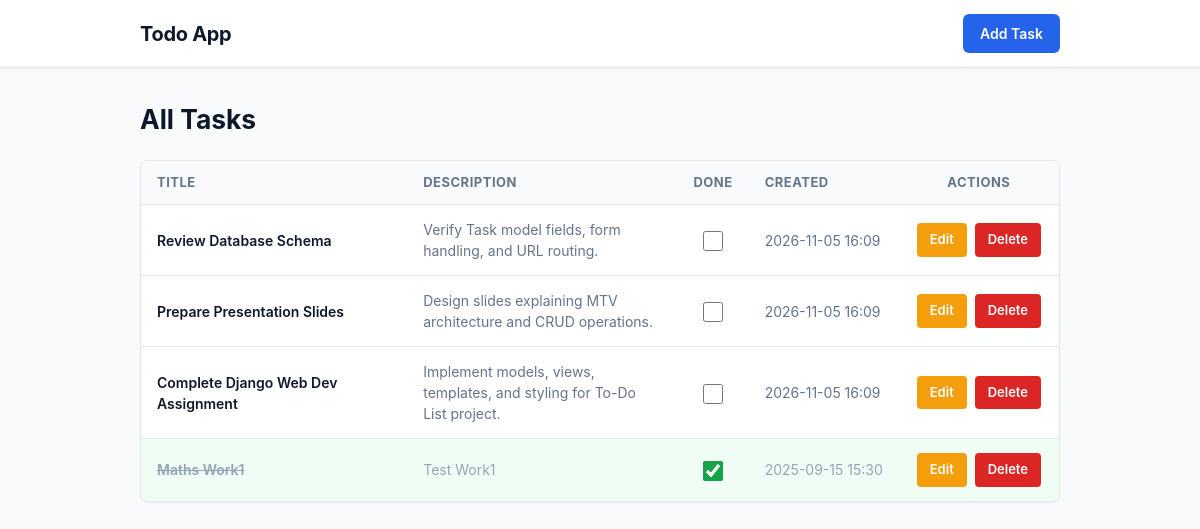
The page / on the database its author committed.
### to_do_list_app/models.py (models this page shows, shortened)
class Task(models.Model):
    title = models.CharField(max_length=200, help_text="Title of the task")
    description = models.TextField(blank=True, help_text="Detailed description of the task (optional)")
    done = models.BooleanField(default=False, verbose_name="Done")
    created_at = models.DateTimeField(default=timezone.now, verbose_name="Created At")
    class Meta:
        ordering = ['done', '-created_at']
        verbose_name = "Task"
        verbose_name_plural = "Tasks"

### to_do_list_app/views.py (the view)
# urls.py: path('', views.home, name='home'),
def home(request):
    tasks = Task.objects.all()
    return render(request, 'home.html', {'tasks': tasks})

### templates/home.html (shortened to what this page needs)
{% extends 'base.html' %}
{% load static %}
{% block content %}
<div class="container">
    <h1 class="page-title">All Tasks</h1>
    <div class="table-responsive">
        <table class="tasks-table">
            <thead>
                <tr>
                    <th>Title</th>
                    <th>Description</th>
                    <th style="text-align: center;">Done</th>
                    <th>Created</th>
                    <th style="text-align: center;">Actions</th>
                </tr>
            </thead>
            <tbody>
                {% for task in tasks %}
                <tr class="{% if task.done %}task-done{% endif %}">
                    <td class="task-title-cell">{{ task.title }}</td>
                    <td class="task-desc-cell">{{ task.description|default:"—" }}</td>
                    <td class="done-cell">
                        <form method="POST" action="{% url 'toggle_task' task.id %}" style="display: inline; margin: 0;">
                            <input
                                type="checkbox"
                                class="task-checkbox"
                                {% if task.done %}checked{% endif %}
                                onchange="this.form.submit()"
                                title="Click to toggle completion status"
                            >
                        </form>
                    </td>
                    <td class="created-cell">
                        {% if task.created_at %}
                            {{ task.created_at|date:"Y-m-d H:i" }}
                        {% else %}
                            {{ task.created }}
                        {% endif %}
                    </td>
                    <td class="actions-cell">
                        <a href="{% url 'edit_task' task.id %}" class="btn btn-edit">Edit</a>
                        <a href="{% url 'delete_task' task.id %}" class="btn btn-delete" onclick="return confirm('Are you sure you want to delete this task?');">Delete</a>
                    </td>
                </tr>
                {% empty %}
                <tr class="empty-state-row">
                    <td colspan="5">No tasks yet.</td>
                </tr>
                {% endfor %}
            </tbody>
        </table>
    </div>
</div>
{% endblock %}

### templates/base.html (shortened to what this page needs)
{% load static %}
<!DOCTYPE html>
<html lang="en">
<head>
    <link rel="stylesheet" href="{% static 'css/style.css' %}">
</head>
<body>
    {% include 'navbar.html' %}
    <main>
        {% block content %}{% endblock %}
    </main>
</body>
</html>

### templates/navbar.html
{% load static %}
<header class="navbar">
    <div class="navbar-container">
        <a href="{% url 'home' %}" class="brand">Todo App</a>
        <a href="{% url 'add_task' %}" class="btn btn-add">Add Task</a>
    </div>
</header>

### static/css/style.css (style rules this page uses)
:root { --primary: #2563eb; --primary-hover: #1d4ed8; --success: #16a34a; --success-light: #f0fdf4; --warning: #f59e0b; --warning-hover: #d97706; --danger: #dc2626; --danger-hover: #b91c1c; --secondary: #64748b; --secondary-hover: #475569; --bg-page: #f8fafc; --bg-surface: #ffffff; --border-color: #e2e8f0; --text-primary: #0f172a; --text-muted: #64748b; --font-stack: -apple-system, BlinkMacSystemFont, "Segoe UI", Roboto, "Helvetica Neue", Arial, sans-serif; --shadow-sm: 0 1px 2px 0 rgba(0, 0, 0, 0.05); --shadow-md: 0 4px 6px -1px rgba(0, 0, 0, 0.1), 0 2px 4px -2px rgba(0, 0, 0, 0.1); }
* { margin: 0; padding: 0; box-sizing: border-box; }
body { font-family: var(--font-stack); background-color: var(--bg-page); color: var(--text-primary); line-height: 1.5; -webkit-font-smoothing: antialiased; }
.navbar { background-color: var(--bg-surface); border-bottom: 1px solid var(--border-color); box-shadow: var(--shadow-sm); position: sticky; top: 0; z-index: 50; }
.navbar-container { max-width: 960px; margin: 0 auto; padding: 14px 20px; display: flex; justify-content: space-between; align-items: center; }
.brand { font-size: 1.25rem; font-weight: 700; color: var(--text-primary); text-decoration: none; letter-spacing: -0.3px; display: inline-flex; align-items: center; gap: 8px; }
.container { max-width: 960px; margin: 32px auto; padding: 0 20px; }
.page-title { font-size: 1.65rem; font-weight: 700; color: var(--text-primary); margin-bottom: 20px; }
.btn { display: inline-flex; align-items: center; justify-content: center; padding: 8px 16px; font-size: 14px; font-weight: 600; text-align: center; text-decoration: none; border-radius: 6px; border: 1px solid transparent; cursor: pointer; transition: all 0.15s ease-in-out; }
.btn-primary, .btn-add, .btn-save { background-color: var(--primary); color: #ffffff; }
.btn-edit { background-color: var(--warning); color: #ffffff; padding: 6px 12px; font-size: 13px; border-radius: 4px; }
.btn-delete { background-color: var(--danger); color: #ffffff; padding: 6px 12px; font-size: 13px; border-radius: 4px; }
.table-responsive { background-color: var(--bg-surface); border: 1px solid var(--border-color); border-radius: 8px; overflow: hidden; box-shadow: var(--shadow-sm); }
.tasks-table { width: 100%; border-collapse: collapse; text-align: left; }
.tasks-table thead { background-color: #f8fafc; border-bottom: 1px solid var(--border-color); }
.tasks-table th { padding: 12px 16px; font-size: 13px; font-weight: 700; text-transform: uppercase; letter-spacing: 0.5px; color: var(--secondary); }
.tasks-table td { padding: 14px 16px; font-size: 14px; border-bottom: 1px solid var(--border-color); vertical-align: middle; }
.tasks-table tbody tr:last-child td { border-bottom: none; }
.task-title-cell { font-weight: 600; color: var(--text-primary); }
.task-desc-cell { color: var(--text-muted); max-width: 300px; word-break: break-word; }
.done-cell { text-align: center; width: 70px; }
.task-checkbox { width: 20px; height: 20px; cursor: pointer; accent-color: var(--success); vertical-align: middle; transition: transform 0.1s ease; }
.created-cell { color: var(--text-muted); font-size: 13px; white-space: nowrap; width: 150px; }
.actions-cell { text-align: center; white-space: nowrap; width: 140px; }
.actions-cell .btn { margin: 0 2px; }
.task-done { background-color: var(--success-light) !important; }
.task-done .task-title-cell { text-decoration: line-through; color: #94a3b8; }
.task-done .task-desc-cell, .task-done .created-cell { color: #94a3b8; }

### rows shown on the page
Task: title "Review Database Schema", description "Verify Task model fields, form handling, and URL routing.", created_at "2026-11-05 16:09"
Task: title "Prepare Presentation Slides", description "Design slides explaining MTV architecture and CRUD operations.", created_at "2026-11-05 16:09"
Task: title "Complete Django Web Dev Assignment", description "Implement models, views, templates, and styling for To-Do List project.", created_at "2026-11-05 16:09"
Task: title "Maths Work1", description "Test Work1", done "☑", created_at "2025-09-15 15:30"
